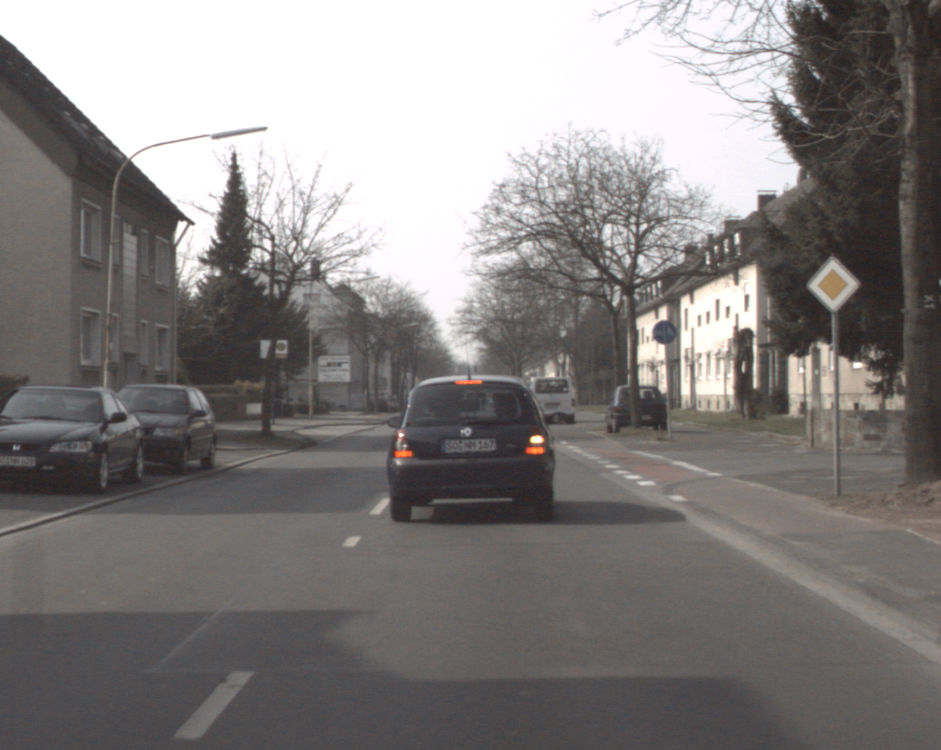
%> input picture ComputerVision/Lecture1_M-files/left_#290.bmp, 941 x 750 px, shrunk from 1276 x 1016 before the run
$ octave image_exemple.m   (GNU Octave 9; MATLAB toolbox functions it lacks are replaced by stand-ins)
%> lines starting %> are read from the running program, lines starting %| are printed output that depends on the picture
clc, clearvars, close all
%%%%DIGITAL IMAGE REPRESENTATION
% A=[0.490,0.310,0.200;0.177,0.813,0.011;0.000,0.010,0.990]
% figure, imagesc(A), colormap(gray)


% %%%DIGITAL IMAGE REPRESENTATION
load tree.mat
% IN(1:40:end,1:40:end)
% figure,imagesc(IN(1:40:end,1:40:end)),colormap gray
% figure,surf(double(IN(1:5:end,1:5:end)))
% figure,imagesc(double(IN(1:1:end,1:1:end))),colormap gray

%%%%Spatial resolution
step=1;
for a=1:4
    figure,imagesc(IN(1:step:end,1:step:end)),colormap gray
    step=step*2;
end
%> this loop made 4 passes
%> pass 1, `colormap gray`:
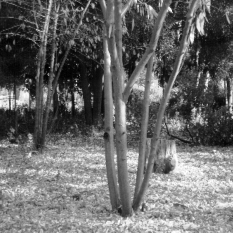
%> displayed picture: size 233x233x3, on the screen's scale of 0 to 255; min 0, max 255, mean 105.7
%> pass 2, `colormap gray`:
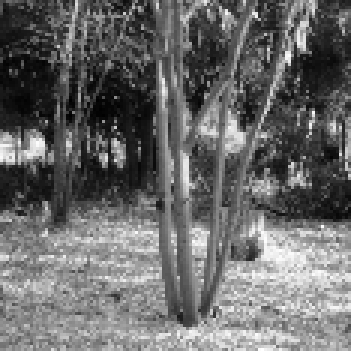
%> displayed picture: size 117x117x3, on the screen's scale of 0 to 255 (shown 3 times larger); min 0, max 255, mean 105.4

%%%TRUECOLOR IMAGES
img=imread('left_#290.bmp','bmp');
%> img is the input picture: size 750x941x3 uint8; mean R, G, B 132.2, 128.8, 127.9
figure,image(img)

%%%colormap
figure,imagesc(double(IN)),colormap gray
figure,imagesc(double(IN)),colormap pink
%> after `colormap pink`:
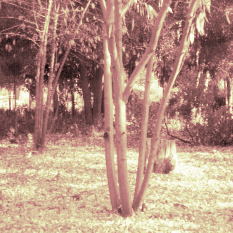
%> displayed picture: size 233x233x3, on the screen's scale of 0 to 255; mean R, G, B 180.8, 144.9, 129.3
figure,imagesc(double(IN)),colormap jet
%> after `colormap jet`:
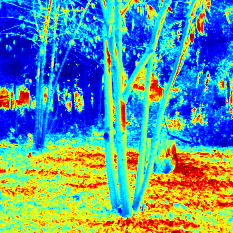
%> displayed picture: size 233x233x3, on the screen's scale of 0 to 255; mean R, G, B 95.8, 152.7, 152.8
